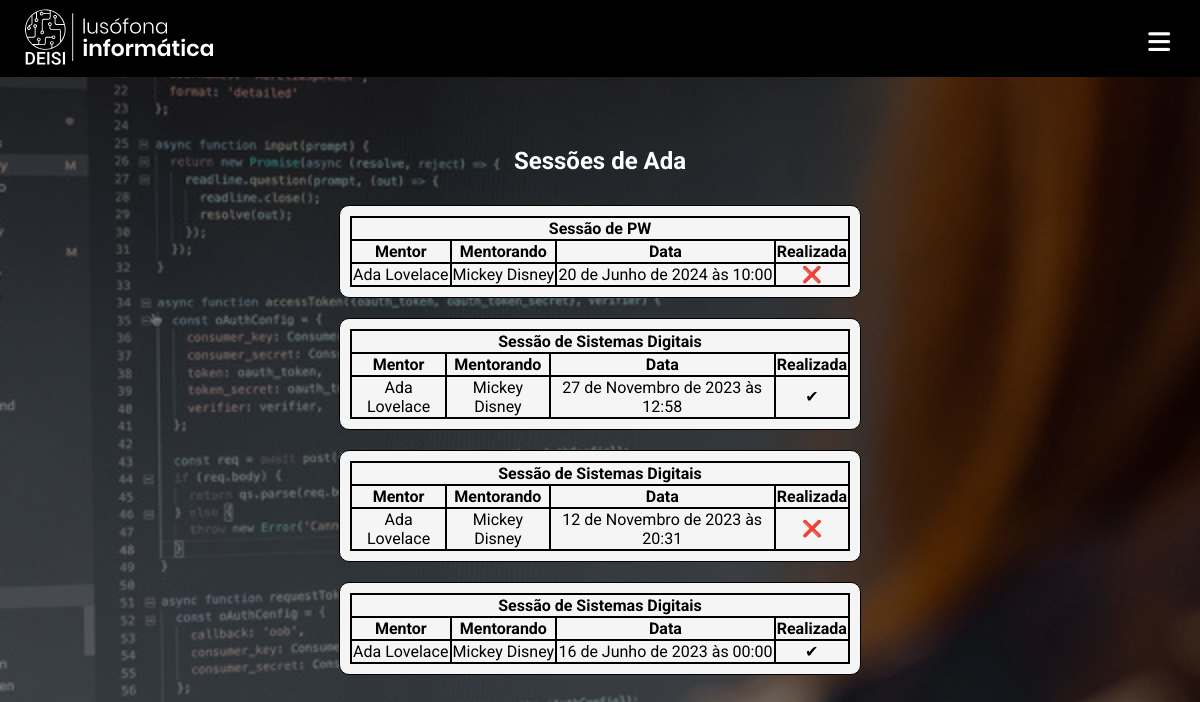
The page /mentoria/all_sessoes/ (signed in) on the database its author committed.
### mentoria/models.py (models this page shows, shortened)
class Sessao(models.Model):
    diade = models.ForeignKey(Diade, on_delete=models.CASCADE, related_name='sessoes')
    data = models.DateTimeField()
    sumario = models.CharField(max_length=200)
    objetivo = models.CharField(max_length=200)
    recursos = models.CharField(max_length=200)
    avaliacao_mentor = models.IntegerField(null=True, blank=True, default=1,validators=[
            MaxValueValidator(5),
            MinValueValidator(1)
        ])
    avaliacao_mentorando = models.IntegerField(null=True, blank=True, default=1,validators=[
            MaxValueValidator(5),
            MinValueValidator(1)
        ])
    observacoes = models.CharField(max_length=200)
    planificacao_proxima_sessao = models.CharField(max_length=200)
    confirmado = models.BooleanField(default=False)
    reportado = models.BooleanField(default=False)

class Diade(models.Model):
    ano_lectivo = models.ForeignKey(AnoLectivo, on_delete=models.CASCADE, related_name='diades', default=1)
    mentor =  models.ForeignKey(Mentor, on_delete=models.CASCADE, related_name='diades_mentor')
    mentorando =  models.ForeignKey(Mentorando, on_delete=models.CASCADE, related_name='diades_mentorando')
    ativo = models.BooleanField(null=True, blank=True, default=True)

class Mentor(models.Model):
    aluno = models.ForeignKey(Aluno, on_delete=models.CASCADE, related_name='mentorias')
    ano_lectivo = models.ForeignKey(AnoLectivo, on_delete=models.CASCADE, related_name='mentorias')
    disciplina = models.ForeignKey(Disciplina, on_delete=models.CASCADE, related_name='mentorias')
    nota = models.IntegerField(null=True, blank=True, default=None)
    ativo = models.BooleanField(null=True, blank=True, default=True)

class Mentorando(models.Model):
    aluno = models.ForeignKey(Aluno, on_delete=models.CASCADE, related_name='mentorandias')
    ano_lectivo = models.ForeignKey(AnoLectivo, on_delete=models.CASCADE, related_name='mentorandias')
    disciplina = models.ForeignKey(Disciplina, on_delete=models.CASCADE, related_name='mentorandias')
    ativo = models.BooleanField(null=True, blank=True, default=True)

### app/models.py (models this page shows, shortened)
class Disciplina(models.Model):
    nome = models.CharField(max_length=100)
    ano = models.IntegerField(null=True, blank=True)
    semestre = models.IntegerField(null=True, blank=True)
    alunos = models.ManyToManyField(
        Aluno, related_name='disciplinas', null=True, blank=True)
    def __str__(self):
        return self.nome

class Aluno(models.Model):
    ANO_CHOICES = [(1, 1), (2, 2), (3, 3)]
    user = models.OneToOneField(User, on_delete=models.CASCADE, default=None)
    numero = models.CharField(max_length=100)
    curso = models.ForeignKey(
        Curso, on_delete=models.CASCADE, related_name='alunos')
    ano = models.IntegerField(choices=ANO_CHOICES, null=True)
    @property
    def nome_completo(self):
        return self.user.first_name + ' ' + self.user.last_name
    def __str__(self):
        return self.nome_completo

### mentoria/views.py (the view)
# urls.py: path('all_sessoes/', views.all_sessoes_view, name='all_sessoes'),
@login_required
def all_sessoes_view(request):
    if request.user.is_superuser:
        sessoes = list(Sessao.objects.all())
    else:
        alunoAtual = Aluno.objects.get(user = request.user)
        sessoes = list(sessao for sessao in Sessao.objects.filter(diade__mentor__aluno=alunoAtual))
    sessoes.sort(key=lambda x: x.data,reverse=True)
    return render(request, 'mentoria/all_sessoes.html', {'sessoes': sessoes, 'filtro': 'n'})

### mentoria/templates/mentoria/all_sessoes.html (shortened to what this page needs)
{% extends "app/base.html" %}
{% block main %}
<body style="background-color: #b5073d;">
{% if user.is_superuser %}
<h2>Lista de Sessões</h2>
{% else %}
<h2>Sessões de {{ request.user.first_name }}</h2>
{% endif %}
    {% for sessao in sessoes %}
    <div class="disciplina"
        style="background-color: whitesmoke;
            ; border: 1px solid black;
            "
    >
        <table style="width: 100%; text-align: center;border-collapse: collapse;" align="center" border="2px solid black">
            <thead>
                <tr>
                    {% if user.is_superuser %}
                    <th colspan="5"><a href="{% url 'vermais' sessao.id %}">Sessão de {{sessao.diade.mentor.disciplina}}</a></th>
                    {% else %}
                    <th colspan="4">Sessão de {{sessao.diade.mentor.disciplina}}</th>
                    {% endif %}
                </tr>
                <tr>
                    <th>Mentor</th>
                    <th>Mentorando</th>
                    <th>Data</th>
                    <th>Realizada</th>
                </tr>
            </thead>
            <tbody>
                <tr>
                    <td> {{ sessao.diade.mentor.aluno }} </td>
                    <td> {{ sessao.diade.mentorando.aluno }} </td>
                    <td> {{ sessao.data }} </td>
                    {% if sessao.confirmado == True%}
                    <td> ✔ </td>
                    {% else %}
                    <td> ❌ </td>
                    {% endif %}
                </tr>
            </tbody>
        </table>
    </div>
    {% endfor %}
</body>
{% endblock main %}

### app/static/app/styles.css (style rules this page uses)
body { padding: 0; margin: 0; font-family: 'Roboto', sans-serif; }

### rows shown on the page
Sessao: diade.mentor.disciplina "PW", diade.mentor.aluno "Ada Lovelace", diade.mentorando.aluno "Mickey Disney", data "20 de Junho de 2024 às 10:00"
Sessao: diade.mentor.disciplina "Sistemas Digitais", diade.mentor.aluno "Ada Lovelace", diade.mentorando.aluno "Mickey Disney", data "27 de Novembro de 2023 às 12:58"
Sessao: diade.mentor.disciplina "Sistemas Digitais", diade.mentor.aluno "Ada Lovelace", diade.mentorando.aluno "Mickey Disney", data "12 de Novembro de 2023 às 20:31"
Sessao: diade.mentor.disciplina "Sistemas Digitais", diade.mentor.aluno "Ada Lovelace", diade.mentorando.aluno "Mickey Disney", data "16 de Junho de 2023 às 00:00"

### other values the page prints
{{ request.user.first_name }} "Ada"
